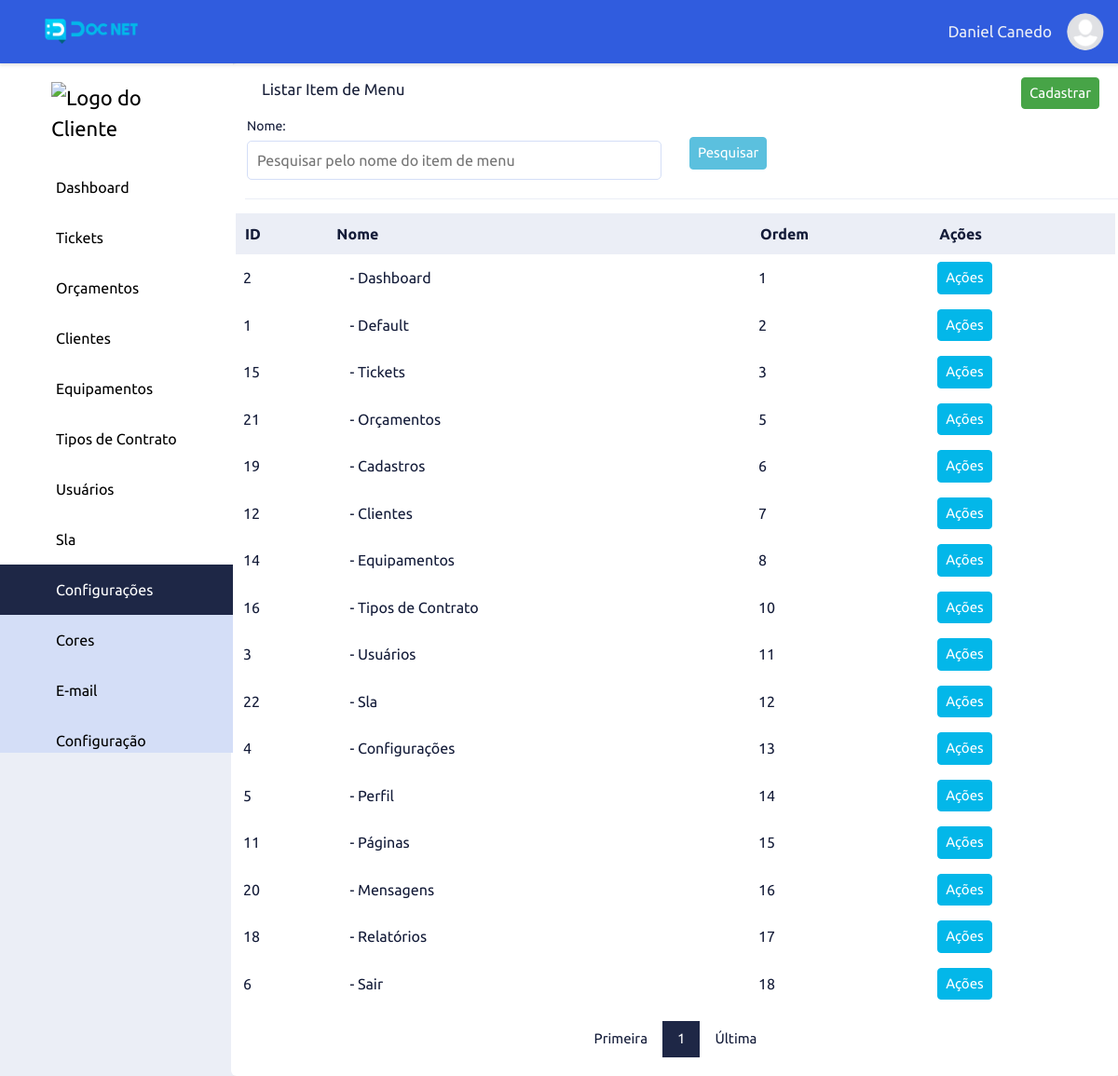
The page /list-item-menu/index (signed in) on the database its author committed.
### tables this page shows
CREATE TABLE `adms_levels_pages` (
  `id` int NOT NULL,
  `permission` int NOT NULL DEFAULT '2',
  `order_level_page` int NOT NULL,
  `print_menu` int NOT NULL DEFAULT '2' COMMENT '1 - Apresentar no menu, 2 - Não apresentar no menu',
  `dropdown` int NOT NULL DEFAULT '2' COMMENT '1 - Dropdow , 2 - não dropdow',
  `adms_access_level_id` int NOT NULL,
  `adms_page_id` int NOT NULL,
  `adms_items_menu_id` int NOT NULL DEFAULT '1',
  `created` datetime NOT NULL,
  `modified` datetime DEFAULT NULL
);

CREATE TABLE `adms_pages` (
  `id` int NOT NULL,
  `controller` varchar(220) NOT NULL,
  `metodo` varchar(220) NOT NULL,
  `menu_controller` varchar(220) NOT NULL,
  `menu_metodo` varchar(220) NOT NULL,
  `name_page` varchar(220) NOT NULL,
  `publish` int NOT NULL DEFAULT '2',
  `icon` varchar(45) DEFAULT NULL,
  `obs` text,
  `adms_sits_pgs_id` int NOT NULL DEFAULT '2',
  `adms_types_pgs_id` int NOT NULL,
  `adms_groups_pgs_id` int NOT NULL,
  `created` datetime NOT NULL,
  `modified` datetime DEFAULT NULL
);

CREATE TABLE `adms_items_menus` (
  `id` int NOT NULL,
  `name` varchar(220) NOT NULL,
  `icon` varchar(45) NOT NULL,
  `order_item_menu` int NOT NULL,
  `created` datetime NOT NULL,
  `modified` datetime DEFAULT NULL
);

### app/adms/Controllers/ListItemMenu.php (called while the page is built, shortened)
<?php
class ListItemMenu
{
    private array|string|null $data;
    public function index(string|int|null $page = null): void
    {
        $this->page = (int) $page ? $page : 1;
        $this->dataForm = filter_input_array(INPUT_POST, FILTER_DEFAULT);
        $this->searchName = filter_input(INPUT_GET, 'search_name', FILTER_DEFAULT);
        $listItemMenu = new \App\adms\Models\AdmsListItemMenu();
        if (!empty($this->dataForm['SendSearchItemMenu'])) {
            $this->page = 1;
            $listItemMenu->listSearchItemMenu($this->page, $this->dataForm['search_name']);
            $this->data['form'] = $this->dataForm;
        } elseif ((!empty($this->searchName))) {
            $listItemMenu->listSearchItemMenu($this->page, $this->searchName);
            $this->data['form']['search_name'] = $this->searchName;
        } else {
            $listItemMenu->listItemMenu($this->page);
        }
        if ($listItemMenu->getResult()) {
            $this->data['listItemMenu'] = $listItemMenu->getResultBd();
            $this->data['pagination'] = $listItemMenu->getResultPg();
        } else {
            $this->data['listItemMenu'] = [];
            $this->data['pagination'] = "";
        }
        $this->data['pag'] = $this->page;
        $button = ['add_item_menu' => ['menu_controller' => 'add-item-menu', 'menu_metodo' => 'index'],
        'order_item_menu' => ['menu_controller' => 'order-item-menu', 'menu_metodo' => 'index'],
        'view_item_menu' => ['menu_controller' => 'view-item-menu', 'menu_metodo' => 'index'],
        'edit_item_menu' => ['menu_controller' => 'edit-item-menu', 'menu_metodo' => 'index'],
        'delete_item_menu' => ['menu_controller' => 'delete-item-menu', 'menu_metodo' => 'index']];
        $listBotton = new \App\adms\Models\helper\AdmsButton();
        $this->data['button'] = $listBotton->buttonPermission($button);
        $listMenu = new \App\adms\Models\helper\AdmsMenu();
        $this->data['menu'] = $listMenu->itemMenu();
        $this->data['sidebarActive'] = "list-item-menu";
        $loadView = new \Core\ConfigView("adms/Views/itemMenu/listItemMenu", $this->data);
        $loadView->loadView();
    }
}

### core/ConfigController.php (called while the page is built, shortened)
<?php
class ConfigController extends Config
{
    private string $urlController;
    private string $urlMetodo;
    private string $urlParameter;
    public function __construct()
    {
        if (!empty(filter_input(INPUT_GET, 'url', FILTER_DEFAULT))) {
            $this->url = filter_input(INPUT_GET, 'url', FILTER_DEFAULT);
            $this->urlArray = explode("/", $this->url);
            if (isset($this->urlArray[0])) {
                $this->urlController = $this->slugController($this->urlArray[0]);
            } else {
                $this->urlController = $this->slugController(CONTROLLER);
            }
            if (isset($this->urlArray[1])) {
                $this->urlMetodo = $this->slugMetodo($this->urlArray[1]);
            } else {
                $this->urlMetodo = $this->slugMetodo(METODO);
            }
            if (isset($this->urlArray[2])) {
                $this->urlParameter = $this->urlArray[2];
            } else {
                $this->urlParameter = "";
            }
        } else {
            $this->urlController = $this->slugController(CONTROLLERERRO);
            $this->urlMetodo = $this->slugMetodo(METODO);
            $this->urlParameter = "";
        }
    }
    private function slugController(string $slugController): string
    {
        $this->urlSlugController = $slugController;
        $this->urlSlugController = strtolower($this->urlSlugController);
        $this->urlSlugController = str_replace("-", " ", $this->urlSlugController);
        $this->urlSlugController = ucwords($this->urlSlugController);
        $this->urlSlugController = str_replace(" ", "", $this->urlSlugController);
        return $this->urlSlugController;
    }
    private function slugMetodo(string $urlSlugMetodo): string
    {
        $this->urlSlugMetodo = $this->slugController($urlSlugMetodo);
        $this->urlSlugMetodo = lcfirst($this->urlSlugMetodo);
        return $this->urlSlugMetodo;
    }
    public function loadPage(): void
    {
        $loadPgAdm = new \Core\CarregarPgAdmLevel();
        $loadPgAdm->loadPage($this->urlController, $this->urlMetodo, $this->urlParameter);
    }
}

### index.php (called while the page is built, shortened)
<?php
$home = new Core\ConfigController();
$home->loadPage();

### app/adms/Models/helper/AdmsRead.php (called while the page is built, shortened)
<?php
class AdmsRead extends AdmsConn
{
    private string $select;
    private array $values = [];
    private object $query;
    public function fullRead(string $query, string|null $parseString = null): void
    {
        $this->select = $query;
        if (!empty($parseString)) {
            parse_str($parseString, $this->values);
        }
        $this->exeInstruction();
    }
    private function exeInstruction(): void
    {
        $this->connection();
        try {
            $this->exeParameter();
            $this->query->execute();
            $this->result = $this->query->fetchAll();
        } catch (PDOException $err) {
            $this->result = null;
        }
    }
    private function connection(): void
    {
        $this->conn = $this->connectDb();
        $this->query = $this->conn->prepare($this->select);
        $this->query->setFetchMode(PDO::FETCH_ASSOC);
    }
    private function exeParameter(): void
    {
        if ($this->values) {
            foreach ($this->values as $link => $value) {
                if (($link == 'limit') or ($link == 'offset') or ($link == 'id')) {
                    $value = (int) $value;
                }
                $this->query->bindValue(":{$link}", $value, (is_int($value) ? PDO::PARAM_INT : PDO::PARAM_STR));
            }
        }
    }
}

### app/adms/Models/helper/AdmsConn.php (called while the page is built, shortened)
<?php
abstract class AdmsConn
{
    private string $host = HOST;
    private string $user = USER;
    private string $pass = PASS;
    private string $dbname = DBNAME;
    protected function connectDb(): object
    {
        try {
            $this->connect = new PDO("mysql:host={$this->host};dbname=" . $this->dbname, $this->user, $this->pass);
            return $this->connect;
        } catch (PDOException $err) {
            die("Erro - 001: Por favor tente novamente. Caso o problema persista, entre em contato o administrador " . EMAILADM);
        }
    }
}

### app/adms/Models/helper/AdmsMenu.php (called while the page is built, shortened)
<?php
class AdmsMenu
{
    public function itemMenu(): array|null|bool
    {
        $listMenu = new \App\adms\Models\helper\AdmsRead();
        $listMenu->fullRead(
            "SELECT lev_pag.id AS id_lev_pag, lev_pag.dropdown, lev_pag.adms_page_id,
                        pag.id AS id_pag, pag.menu_controller, pag.menu_metodo, pag.name_page, pag.icon,
                        itm_men.id AS id_itm_men, itm_men.name name_itm_men, itm_men.icon icon_itm_men
                        FROM adms_levels_pages AS lev_pag
                        INNER JOIN adms_pages AS pag ON pag.id=lev_pag.adms_page_id
                        INNER JOIN adms_items_menus AS itm_men ON itm_men.id=lev_pag.adms_items_menu_id
                        WHERE ((lev_pag.adms_access_level_id =:adms_access_level_id)
                        AND (lev_pag.permission = 1))
                        AND print_menu = 1
                        AND adms_sits_pgs_id = 1
                        ORDER BY itm_men.order_item_menu, lev_pag.order_level_page ASC",
            "adms_access_level_id=" . $_SESSION['adms_access_level_id']
        );
        $this->resultBd = $listMenu->getResult();
        if ($this->resultBd) {
            return $this->resultBd;
        } else {
            return false;
        }
    }
}

### app/adms/Models/AdmsListItemMenu.php (called while the page is built, shortened)
<?php
class AdmsListItemMenu
{
    private int $limitResult = 40;
    public function listItemMenu(int $page = null):void
    {
        $this->page = (int) $page ? $page : 1;
        $pagination = new \App\adms\Models\helper\AdmsPagination(URLADM . 'list-item-menu/index');
        $pagination->condition($this->page, $this->limitResult);
        $pagination->pagination("SELECT COUNT(id) AS num_result FROM adms_items_menus");
        $listItemMenu = new \App\adms\Models\helper\AdmsRead();
        $listItemMenu->fullRead("SELECT id, name, icon, order_item_menu
                            FROM adms_items_menus
                            ORDER BY order_item_menu ASC
                            LIMIT :limit OFFSET :offset", "limit={$this->limitResult}&offset={$pagination->getOffset()}");
    }
}

### app/adms/Views/itemMenu/listItemMenu.php (the view, shortened to what this page needs)
<div class="wrapper">
    <div class="row">
        <div class="top-list">
            <span class="title-content">Listar Item de Menu</span>
            <div class="top-list-right">
                <?php
                if ($this->data['button']['add_item_menu']) {
                    echo "<a href='" . URLADM . "add-item-menu/index' class='btn-success'>Cadastrar</a>";
                }
                ?>
            </div>
        </div>
        <div class="top-list">
            <form method="POST" action="">
                <div class="row-input-search">
                    <?php
                    $search_name = "";
                    ?>
                    <div class="column">
                        <label class="title-input-search">Nome: </label>
                        <input type="text" name="search_name" id="search_name" class="input-search" placeholder="Pesquisar pelo nome do item de menu" value="<?php echo $search_name; ?>">
                    </div>
                    <div class="column margin-top-search-one">
                        <button type="submit" name="SendSearchItemMenu" class="btn-info" value="Pesquisar">Pesquisar</button>
                    </div>
                </div>
            </form>
        </div>
        <div class="content-adm-alert">
        </div>
        <table class="table-list">
            <thead class="list-head">
                <tr>
                    <th class="list-head-content">ID</th>
                    <th class="list-head-content">Nome</th>
                    <th class="list-head-content table-sm-none">Ordem</th>
                    <th class="list-head-content">Ações</th>
                </tr>
            </thead>
            <tbody class="list-body">
                <?php
                foreach ($this->data['listItemMenu'] as $itemMenu) {
                    extract($itemMenu);
                ?>
                    <tr>
                        <td class="list-body-content"><?php echo $id; ?></td>
                        <td class="list-body-content"><?php echo "<i class='" . $icon . "'></i> - " . $name; ?></td>
                        <td class="list-body-content table-sm-none"><?php echo $order_item_menu; ?></td>
                        <td class="list-body-content">
                            <div class="dropdown-action">
                                <button onclick="actionDropdown(<?php echo $id; ?>)" class="dropdown-btn-action">Ações</button>
                            </div>
                        </td>
                    </tr>
                <?php
                }
                ?>
            </tbody>
        </table>
        <?php echo $this->data['pagination']; ?>
    </div>
</div>

### app/adms/Views/include/menu.php (shortened to what this page needs)
<?php
$sidebar_active = "";
if (isset($this->data['sidebarActive'])) {
    $sidebar_active = $this->data['sidebarActive'];
}
?>
<div class="content">
    <div class="sidebar">
    <div class="logo-adm">
        <?php
        if(!empty ($_SESSION['set_clie'])){
            echo "<img src='" . URLADM . "app/adms/assets/image/logo/clientes/". $_SESSION['emp_user']."/{$_SESSION['logo_emp_prin']}' width='140' alt='Logo do Cliente'>";
        } else{
            echo "<img src='" . URLADM . "app/adms/assets/image/logo/clientes/icon_user.png' width='140' alt='Logo do Cliente'>";
        }
        ?>
    </div>
        <?php
        if ((isset($this->data['menu'])) and ($this->data['menu'])) {
            $count_drop_start = 0;
            $count_drop_end = 0;
            foreach ($this->data['menu'] as $item_menu) {
                extract($item_menu);
                $active_item_menu = "";
                if ($sidebar_active == $menu_controller) {
                    $active_item_menu = "active";
                }
                if ($dropdown == 1) {
                    if ($count_drop_start != $id_itm_men) {
                        if (($count_drop_end == 1) and ($count_drop_start != 0)) {
                            echo "</div>";
                            $count_drop_end = 0;
                        }
                        echo "<button class='dropdown-btn btn-active$id_itm_men'>";
                        echo "<i class='icon $icon_itm_men'></i><span>$name_itm_men</span><i class='fa-solid fa-caret-down'></i>";
                        echo "</button>";
                        echo "<div class='dropdown-container cont-active$id_itm_men'>";
                    }
                    echo "<a href='" . URLADM . "$menu_controller/$menu_metodo' class='sidebar-nav active$id_itm_men $active_item_menu'><i class='icon $icon'></i><span></span>$name_page</a>";
                    $count_drop_start = $id_itm_men;
                    $count_drop_end = 1;
                } else {
                    if ($count_drop_end == 1) {
                        echo "</div>";
                        $count_drop_end = 0;
                    }
                    echo "<a href='" . URLADM . "$menu_controller/$menu_metodo' class='sidebar-nav $active_item_menu'><i class='icon $icon'></i><span></span>$name_page</a>";
                }
            }
        }
        ?>
    </div>

### rows shown on the page
adms_levels_pages: adms_page.name_page "Dashboard"
adms_levels_pages: adms_items_menu.name "Tickets"
adms_levels_pages: adms_items_menu.name "Orçamentos"
adms_levels_pages: adms_items_menu.name "Clientes"
adms_levels_pages: adms_items_menu.name "Equipamentos"
adms_levels_pages: adms_items_menu.name "Tipos de Contrato"
adms_levels_pages: adms_items_menu.name "Usuários"
adms_levels_pages: adms_items_menu.name "Sla"
adms_levels_pages: adms_items_menu.name "Configurações", adms_page.name_page "Cores"
adms_levels_pages: adms_page.name_page "E-mail"
adms_levels_pages: adms_page.name_page "Configuração"
adms_items_menus: id "2", name "Dashboard", order_item_menu "1"
adms_items_menus: id "1", name "Default", order_item_menu "2"
adms_items_menus: id "15", name "Tickets", order_item_menu "3"
adms_items_menus: id "21", name "Orçamentos", order_item_menu "5"
adms_items_menus: id "19", name "Cadastros", order_item_menu "6"
adms_items_menus: id "12", name "Clientes", order_item_menu "7"
adms_items_menus: id "14", name "Equipamentos", order_item_menu "8"
adms_items_menus: id "16", name "Tipos de Contrato", order_item_menu "10"
adms_items_menus: id "3", name "Usuários", order_item_menu "11"
adms_items_menus: id "22", name "Sla", order_item_menu "12"
adms_items_menus: id "4", name "Configurações", order_item_menu "13"
adms_items_menus: id "5", name "Perfil", order_item_menu "14"
adms_items_menus: id "11", name "Páginas", order_item_menu "15"
adms_items_menus: id "20", name "Mensagens", order_item_menu "16"
adms_items_menus: id "18", name "Relatórios", order_item_menu "17"
adms_items_menus: id "6", name "Sair", order_item_menu "18"

### other values the page prints
$_SESSION['user_nickname'] "Daniel Canedo"
$this->page "1"
